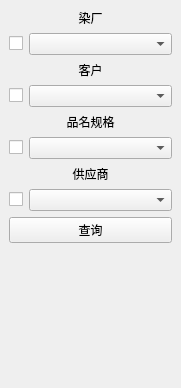
<?xml version="1.0" encoding="UTF-8"?>
<ui version="4.0">
 <class>SearchDockWidget</class>
 <widget class="QDockWidget" name="SearchDockWidget">
  <property name="geometry">
   <rect>
    <x>0</x>
    <y>0</y>
    <width>181</width>
    <height>388</height>
   </rect>
  </property>
  <property name="windowTitle">
   <string>搜索栏</string>
  </property>
  <widget class="QWidget" name="dockWidgetContents">
   <layout class="QVBoxLayout" name="verticalLayout">
    <item>
     <layout class="QVBoxLayout" name="vlayout_dyework">
      <item>
       <widget class="QLabel" name="label">
        <property name="text">
         <string>染厂</string>
        </property>
        <property name="alignment">
         <set>Qt::AlignCenter</set>
        </property>
       </widget>
      </item>
      <item>
       <layout class="QHBoxLayout" name="horizontalLayout_3">
        <item>
         <widget class="QCheckBox" name="chb_dyework">
          <property name="sizePolicy">
           <sizepolicy hsizetype="Fixed" vsizetype="Fixed">
            <horstretch>0</horstretch>
            <verstretch>0</verstretch>
           </sizepolicy>
          </property>
          <property name="text">
           <string/>
          </property>
         </widget>
        </item>
        <item>
         <widget class="QComboBox" name="combo_dyework">
          <property name="styleSheet">
           <string notr="true"/>
          </property>
         </widget>
        </item>
       </layout>
      </item>
     </layout>
    </item>
    <item>
     <layout class="QVBoxLayout" name="vlayout_client">
      <item>
       <widget class="QLabel" name="label_2">
        <property name="text">
         <string>客户</string>
        </property>
        <property name="alignment">
         <set>Qt::AlignCenter</set>
        </property>
       </widget>
      </item>
      <item>
       <layout class="QHBoxLayout" name="horizontalLayout_2">
        <item>
         <widget class="QCheckBox" name="chb_clientname">
          <property name="sizePolicy">
           <sizepolicy hsizetype="Fixed" vsizetype="Fixed">
            <horstretch>0</horstretch>
            <verstretch>0</verstretch>
           </sizepolicy>
          </property>
          <property name="text">
           <string/>
          </property>
         </widget>
        </item>
        <item>
         <widget class="QComboBox" name="combo_clientname">
          <property name="styleSheet">
           <string notr="true"/>
          </property>
         </widget>
        </item>
       </layout>
      </item>
     </layout>
    </item>
    <item>
     <layout class="QVBoxLayout" name="vlayout_specifation">
      <item>
       <widget class="QLabel" name="label_3">
        <property name="text">
         <string>品名规格</string>
        </property>
        <property name="alignment">
         <set>Qt::AlignCenter</set>
        </property>
       </widget>
      </item>
      <item>
       <layout class="QHBoxLayout" name="horizontalLayout">
        <item>
         <widget class="QCheckBox" name="chb_specificationproducts">
          <property name="sizePolicy">
           <sizepolicy hsizetype="Fixed" vsizetype="Fixed">
            <horstretch>0</horstretch>
            <verstretch>0</verstretch>
           </sizepolicy>
          </property>
          <property name="text">
           <string/>
          </property>
         </widget>
        </item>
        <item>
         <widget class="QComboBox" name="combo_specificationproducts">
          <property name="styleSheet">
           <string notr="true"/>
          </property>
         </widget>
        </item>
       </layout>
      </item>
     </layout>
    </item>
    <item>
     <layout class="QVBoxLayout" name="vlayout_supplier">
      <item>
       <widget class="QLabel" name="label_4">
        <property name="text">
         <string>供应商</string>
        </property>
        <property name="alignment">
         <set>Qt::AlignCenter</set>
        </property>
       </widget>
      </item>
      <item>
       <layout class="QHBoxLayout" name="horizontalLayout_4">
        <item>
         <widget class="QCheckBox" name="chb_supplier">
          <property name="sizePolicy">
           <sizepolicy hsizetype="Fixed" vsizetype="Fixed">
            <horstretch>0</horstretch>
            <verstretch>0</verstretch>
           </sizepolicy>
          </property>
          <property name="text">
           <string/>
          </property>
         </widget>
        </item>
        <item>
         <widget class="QComboBox" name="combo_supplier">
          <property name="styleSheet">
           <string notr="true"/>
          </property>
         </widget>
        </item>
       </layout>
      </item>
     </layout>
    </item>
    <item>
     <widget class="QPushButton" name="btn_search">
      <property name="text">
       <string>查询</string>
      </property>
     </widget>
    </item>
    <item>
     <spacer name="verticalSpacer">
      <property name="orientation">
       <enum>Qt::Vertical</enum>
      </property>
      <property name="sizeHint" stdset="0">
       <size>
        <width>20</width>
        <height>120</height>
       </size>
      </property>
     </spacer>
    </item>
   </layout>
  </widget>
 </widget>
 <resources/>
 <connections/>
</ui>
